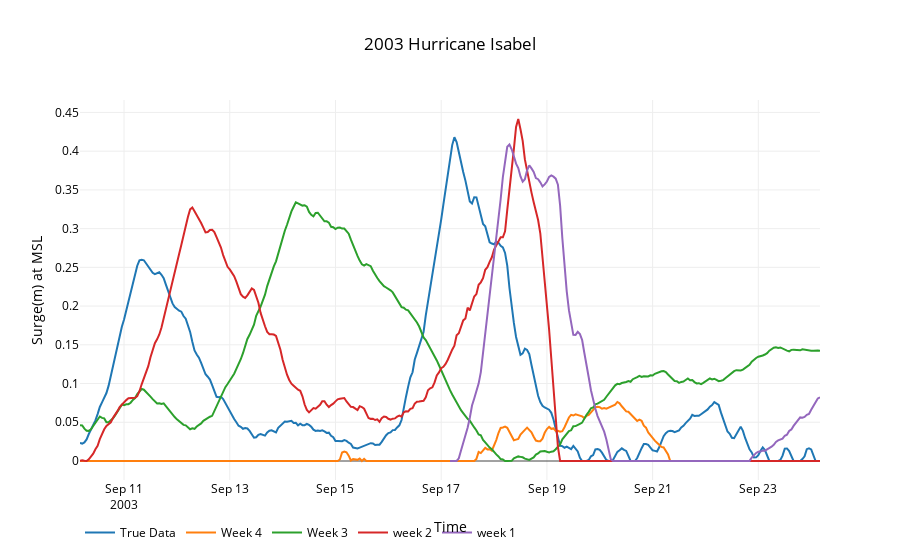

The notebook cell saved with this chart:
### Markdown cell above
### Lewes, DE

### Code cell
data = utils.plot_timeseries2(files,start,name,27921)
title,x,y = '2003 Hurricane Isabel','Time','Surge(m) at MSL'
layout=utils.layout(title,x,y)
fig = go.Figure(data=data, layout=layout)
interactive = iplot(fig)
#po.plot(fig,filename=root_dir+'\\'+'ocean_city_surge.html')

### Figure 1 — Plotly figure (JSON) as saved in the notebook; plotly's stock layout.template omitted (floating-point values rounded to 4 significant figures; data arrays with more than 128 entries replaced by an {"elided": "..."} marker saying what was removed)
{"data": [{"line": {"color": "rgba(153, 153, 255)"}, "mode": "lines", "name": "True Data", "type": "scatter", "uid": "3fc24bc7-66fc-46ac-8fbe-8f195e842a65", "x": {"elided": "337 str values"}, "y": {"elided": "337 float values"}}, {"line": {"color": "rgba(0, 102, 153)"}, "mode": "lines", "name": "Week 4", "type": "scatter", "uid": "ef92221e-1c81-4561-8be1-bd0ddb7e00d5", "x": {"elided": "337 str values"}, "y": {"elided": "337 float values"}}, {"line": {"color": "rgba(153, 153, 255)"}, "mode": "lines", "name": "Week 3", "type": "scatter", "uid": "b272de9c-298d-4cb1-8f0f-79e9246ac095", "x": {"elided": "337 str values"}, "y": {"elided": "337 float values"}}, {"line": {"color": "rgba(102, 255, 255)"}, "mode": "lines", "name": "week 2", "type": "scatter", "uid": "3954aa39-d637-4eaf-a850-b17629635179", "x": {"elided": "337 str values"}, "y": {"elided": "337 float values"}}, {"line": {"color": "rgba(204, 0, 0)"}, "mode": "lines", "name": "week 1", "type": "scatter", "uid": "cbfd4860-efb4-462d-a7e0-c800bb6188ab", "x": {"elided": "169 str values"}, "y": {"elided": "169 float values"}}], "layout": {"autosize": true, "font": {"color": "rgb(0, 0, 0)"}, "legend": {"orientation": "h"}, "paper_bgcolor": "rgb(255,255,255)", "plot_bgcolor": "rgb(255,255,255)", "title": "2003 Hurricane Isabel", "xaxis": {"autorange": true, "range": ["2003-09-10 04:00", "2003-09-24 04:00"], "title": "Time", "type": "date"}, "yaxis": {"autorange": true, "range": [-0.02453, 0.4661], "title": "Surge(m) at MSL", "type": "linear"}}}
